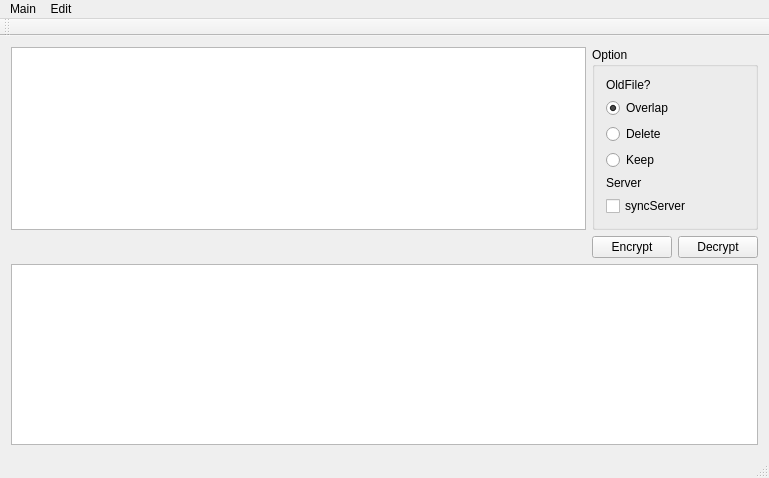
<?xml version="1.0" encoding="UTF-8"?>
<ui version="4.0">
 <class>MainWindow</class>
 <widget class="QMainWindow" name="MainWindow">
  <property name="geometry">
   <rect>
    <x>0</x>
    <y>0</y>
    <width>769</width>
    <height>478</height>
   </rect>
  </property>
  <property name="windowTitle">
   <string>MainWindow</string>
  </property>
  <property name="toolButtonStyle">
   <enum>Qt::ToolButtonTextOnly</enum>
  </property>
  <widget class="QWidget" name="centralWidget">
   <layout class="QGridLayout" name="gridLayout_2">
    <item row="0" column="0">
     <widget class="QTableWidget" name="tableWidgetFile"/>
    </item>
    <item row="0" column="1" colspan="2">
     <widget class="QGroupBox" name="groupBox">
      <property name="title">
       <string>Option</string>
      </property>
      <layout class="QGridLayout" name="gridLayout">
       <item row="5" column="0">
        <widget class="QLabel" name="label">
         <property name="text">
          <string>Server</string>
         </property>
        </widget>
       </item>
       <item row="6" column="0">
        <widget class="QCheckBox" name="checkBoxSyncServer">
         <property name="text">
          <string>syncServer</string>
         </property>
        </widget>
       </item>
       <item row="2" column="0">
        <widget class="QRadioButton" name="radioButtonOverlap">
         <property name="text">
          <string>Overlap</string>
         </property>
         <property name="checked">
          <bool>true</bool>
         </property>
         <attribute name="buttonGroup">
          <string notr="true">buttonGroupOld</string>
         </attribute>
        </widget>
       </item>
       <item row="4" column="0">
        <widget class="QRadioButton" name="radioButtonKeep">
         <property name="text">
          <string>Keep</string>
         </property>
         <attribute name="buttonGroup">
          <string notr="true">buttonGroupOld</string>
         </attribute>
        </widget>
       </item>
       <item row="3" column="0">
        <widget class="QRadioButton" name="radioButtonDelete">
         <property name="text">
          <string>Delete</string>
         </property>
         <attribute name="buttonGroup">
          <string notr="true">buttonGroupOld</string>
         </attribute>
        </widget>
       </item>
       <item row="1" column="0">
        <widget class="QLabel" name="labelOldFile">
         <property name="text">
          <string>OldFile?</string>
         </property>
        </widget>
       </item>
      </layout>
     </widget>
    </item>
    <item row="1" column="1">
     <widget class="QPushButton" name="pushButtonEncrypt">
      <property name="text">
       <string>Encrypt</string>
      </property>
     </widget>
    </item>
    <item row="1" column="2">
     <widget class="QPushButton" name="pushButtonDecrypt">
      <property name="text">
       <string>Decrypt</string>
      </property>
     </widget>
    </item>
    <item row="2" column="0" colspan="3">
     <widget class="QTextEdit" name="textEditLog">
      <property name="readOnly">
       <bool>true</bool>
      </property>
     </widget>
    </item>
   </layout>
  </widget>
  <widget class="QMenuBar" name="menuBar">
   <property name="geometry">
    <rect>
     <x>0</x>
     <y>0</y>
     <width>769</width>
     <height>19</height>
    </rect>
   </property>
   <widget class="QMenu" name="menuMain">
    <property name="title">
     <string>Main</string>
    </property>
    <addaction name="actionLogin"/>
    <addaction name="separator"/>
    <addaction name="actionQuit"/>
   </widget>
   <widget class="QMenu" name="menuEdit">
    <property name="title">
     <string>Edit</string>
    </property>
    <addaction name="actionEncrypt"/>
    <addaction name="actionDecrypt"/>
    <addaction name="actionCheck"/>
   </widget>
   <addaction name="menuMain"/>
   <addaction name="menuEdit"/>
  </widget>
  <widget class="QToolBar" name="mainToolBar">
   <attribute name="toolBarArea">
    <enum>TopToolBarArea</enum>
   </attribute>
   <attribute name="toolBarBreak">
    <bool>false</bool>
   </attribute>
  </widget>
  <widget class="QStatusBar" name="statusBar"/>
  <action name="actionLogin">
   <property name="text">
    <string>Login</string>
   </property>
  </action>
  <action name="actionLoggout">
   <property name="text">
    <string>Loggout</string>
   </property>
  </action>
  <action name="actionQuit">
   <property name="text">
    <string>Quit</string>
   </property>
  </action>
  <action name="actionEncrypt">
   <property name="text">
    <string>Encrypt</string>
   </property>
  </action>
  <action name="actionDecrypt">
   <property name="text">
    <string>Decrypt</string>
   </property>
  </action>
  <action name="actionCheck">
   <property name="text">
    <string>Check</string>
   </property>
  </action>
 </widget>
 <layoutdefault spacing="6" margin="11"/>
 <resources/>
 <connections/>
 <buttongroups>
  <buttongroup name="buttonGroupOld"/>
 </buttongroups>
</ui>
